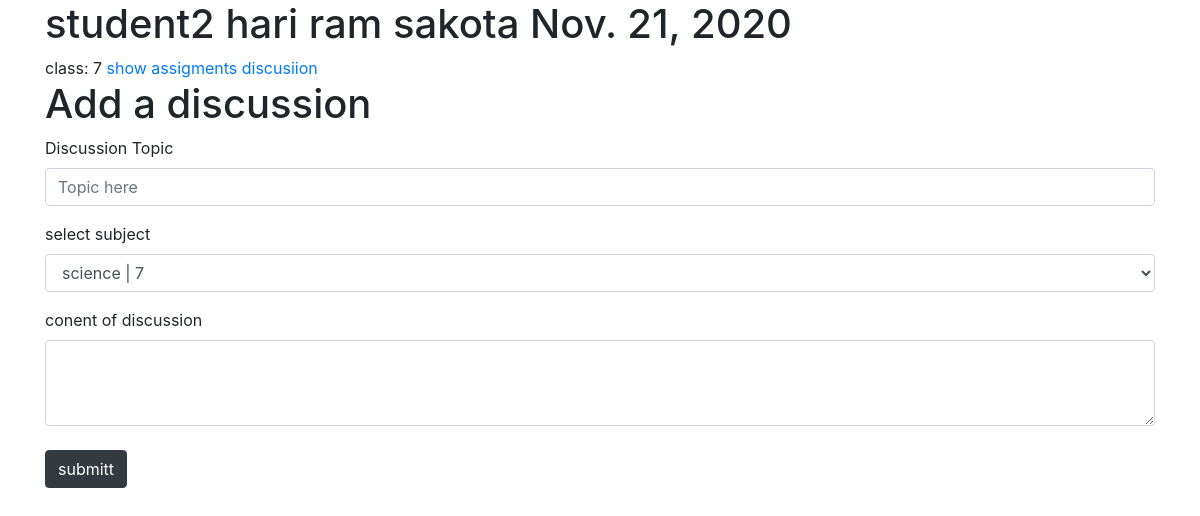
The app's page /student/2 (signed in) with its own data.
### home/models.py (models this page shows, shortened)
class student(models.Model):
    user_name = models.OneToOneField(User, on_delete=models.CASCADE)
    full_name = models.CharField(max_length=20)
    grade = models.ForeignKey(grade, on_delete=models.CASCADE)
    age = models.IntegerField(null=True)
    father_name = models.CharField(max_length=20)
    mothers_name = models.CharField(max_length=20)
    joined_year = models.DateField(auto_now=True, null=True)
    email = models.EmailField()

class grade(models.Model):
    name = models.IntegerField()
    def __str__(self):
        return ("class: "+str(self.name))

### home/views.py (the view, shortened to what this page needs)
# urls.py: path('student/<int:pk>', student_profile, name="student_profile"),
@login_required(login_url='student/login')
def student_profile(request, pk):
    user_get = get_object_or_404(student, pk=pk)
    if request.user.student.grade == user_get.grade:
        sub = Subject.objects.filter(grade=request.user.student.grade)
    else:
        return redirect('students_home_page')
    context = {
        'student': user_get,
        'subject': sub
    }
    return render(request, 'students_profile.html', context)

### home/models.py (called while the page is built)
    def __str__(self):
        return self.name + " | " + str(self.grade.name)

### templates/students_profile.html (shortened to what this page needs)
<!DOCTYPE html>
<html lang="en">
  <head>
    <link
      rel="stylesheet"
      href="https://cdn.jsdelivr.net/npm/bootstrap@4.5.3/dist/css/bootstrap.min.css"
    />
  </head>
  <body>
    <div class="container">
      <h1>{{request.user}} {{student.full_name}} {{student.joined_year}}</h1>
      {{student.grade}}
      <a href="{% url 'show_assigemnt' student.grade.pk %}">show assigments</a>
      <a href="{% url 'discussion' pk=request.user.student.grade.pk %}"
        >discusiion
      </a>
      <form method="POST">
        <h1>Add a discussion</h1>
        <div class="form-group">
          <label for="Discussion Topic">Discussion Topic</label>
          <input
            type="text"
            class="form-control"
            name="topic"
            id="exampleFormControlInput1"
            placeholder="Topic here"
          />
        </div>
        <div class="form-group">
          <label for="select subject">select subject</label>
          <select
            class="form-control"
            name="subject"
            id="exampleFormControlSelect2"
          >
            {% for sub in subject %}
            <option value="{{sub.pk}}">{{sub}}</option>
            {% endfor %}
          </select>
        </div>
        <div class="form-group">
          <label for="conent of discussion">conent of discussion</label>
          <textarea
            class="form-control"
            name="content"
            id="conent of discussion"
            rows="3"
          ></textarea>
          <br />
          <button class="btn btn-dark">submitt</button>
        </div>
      </form>
    </div>
  </body>
</html>

### records on screen
student: full_name "hari ram sakota", joined_year "Nov. 21, 2020", grade "class: 7"

### other values on screen
{{ request.user }} "student2"
form field subject "science | 7"
